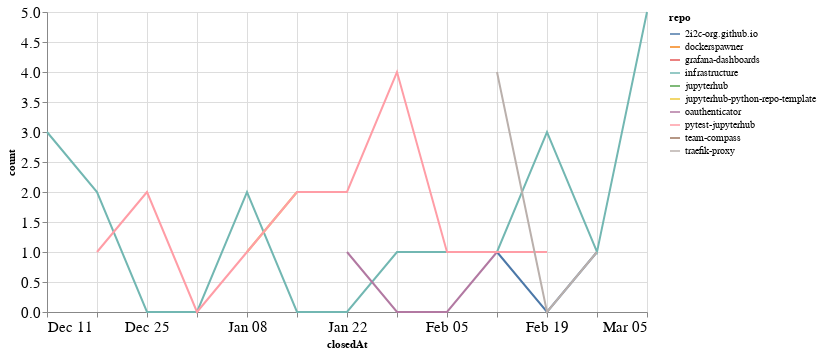

Source (notebook cell):
### Code cell
closed_by_time = closed_by.groupby('repo').resample('W', on='closedAt').count()['author'].reset_index()
closed_by_time = closed_by_time.rename(columns={'author': 'count'})

alt.Chart(closed_by_time, width=600).mark_line().encode(
    x='closedAt',
    y='count',
    color='repo',
    tooltip="repo"
)

### Figure 1 — Vega-Lite specification as saved in the notebook (floating-point values rounded to 4 significant figures)
{"config": {"axisLeft": {"labelFontSize": 15}, "axisBottom": {"labelFontSize": 15}}, "data": {"name": "data-00a17ea005e9787daf649206b4f3bc6b"}, "mark": "line", "encoding": {"color": {"field": "repo", "type": "nominal"}, "tooltip": {"field": "repo", "type": "nominal"}, "x": {"field": "closedAt", "type": "temporal"}, "y": {"field": "count", "type": "quantitative"}}, "width": 600, "$schema": "https://vega.github.io/schema/vega-lite/v4.17.0.json", "datasets": {"data-00a17ea005e9787daf649206b4f3bc6b": [{"repo": "2i2c-org.github.io", "closedAt": "2023-02-12T00:00:00", "count": 1}, {"repo": "2i2c-org.github.io", "closedAt": "2023-02-19T00:00:00", "count": 0}, {"repo": "2i2c-org.github.io", "closedAt": "2023-02-26T00:00:00", "count": 1}, {"repo": "dockerspawner", "closedAt": "2023-03-05T00:00:00", "count": 1}, {"repo": "grafana-dashboards", "closedAt": "2023-02-05T00:00:00", "count": 1}, {"repo": "infrastructure", "closedAt": "2022-12-11T00:00:00", "count": 3}, {"repo": "infrastructure", "closedAt": "2022-12-18T00:00:00", "count": 2}, {"repo": "infrastructure", "closedAt": "2022-12-25T00:00:00", "count": 0}, {"repo": "infrastructure", "closedAt": "2023-01-01T00:00:00", "count": 0}, {"repo": "infrastructure", "closedAt": "2023-01-08T00:00:00", "count": 2}, {"repo": "infrastructure", "closedAt": "2023-01-15T00:00:00", "count": 0}, {"repo": "infrastructure", "closedAt": "2023-01-22T00:00:00", "count": 0}, {"repo": "infrastructure", "closedAt": "2023-01-29T00:00:00", "count": 1}, {"repo": "infrastructure", "closedAt": "2023-02-05T00:00:00", "count": 1}, {"repo": "infrastructure", "closedAt": "2023-02-12T00:00:00", "count": 1}, {"repo": "infrastructure", "closedAt": "2023-02-19T00:00:00", "count": 3}, {"repo": "infrastructure", "closedAt": "2023-02-26T00:00:00", "count": 1}, {"repo": "infrastructure", "closedAt": "2023-03-05T00:00:00", "count": 5}, {"repo": "jupyterhub", "closedAt": "2023-02-05T00:00:00", "count": 1}, {"repo": "jupyterhub-python-repo-template", "closedAt": "2023-01-08T00:00:00", "count": 1}, {"repo": "jupyterhub-python-repo-template", "closedAt": "2023-01-15T00:00:00", "count": 2}, {"repo": "oauthenticator", "closedAt": "2023-01-22T00:00:00", "count": 1}, {"repo": "oauthenticator", "closedAt": "2023-01-29T00:00:00", "count": 0}, {"repo": "oauthenticator", "closedAt": "2023-02-05T00:00:00", "count": 0}, {"repo": "oauthenticator", "closedAt": "2023-02-12T00:00:00", "count": 1}, {"repo": "pytest-jupyterhub", "closedAt": "2022-12-18T00:00:00", "count": 1}, {"repo": "pytest-jupyterhub", "closedAt": "2022-12-25T00:00:00", "count": 2}, {"repo": "pytest-jupyterhub", "closedAt": "2023-01-01T00:00:00", "count": 0}, {"repo": "pytest-jupyterhub", "closedAt": "2023-01-08T00:00:00", "count": 1}, {"repo": "pytest-jupyterhub", "closedAt": "2023-01-15T00:00:00", "count": 2}, {"repo": "pytest-jupyterhub", "closedAt": "2023-01-22T00:00:00", "count": 2}, {"repo": "pytest-jupyterhub", "closedAt": "2023-01-29T00:00:00", "count": 4}, {"repo": "pytest-jupyterhub", "closedAt": "2023-02-05T00:00:00", "count": 1}, {"repo": "pytest-jupyterhub", "closedAt": "2023-02-12T00:00:00", "count": 1}, {"repo": "pytest-jupyterhub", "closedAt": "2023-02-19T00:00:00", "count": 1}, {"repo": "team-compass", "closedAt": "2023-01-08T00:00:00", "count": 2}, {"repo": "traefik-proxy", "closedAt": "2023-02-12T00:00:00", "count": 4}, {"repo": "traefik-proxy", "closedAt": "2023-02-19T00:00:00", "count": 0}, {"repo": "traefik-proxy", "closedAt": "2023-02-26T00:00:00", "count": 1}]}}
